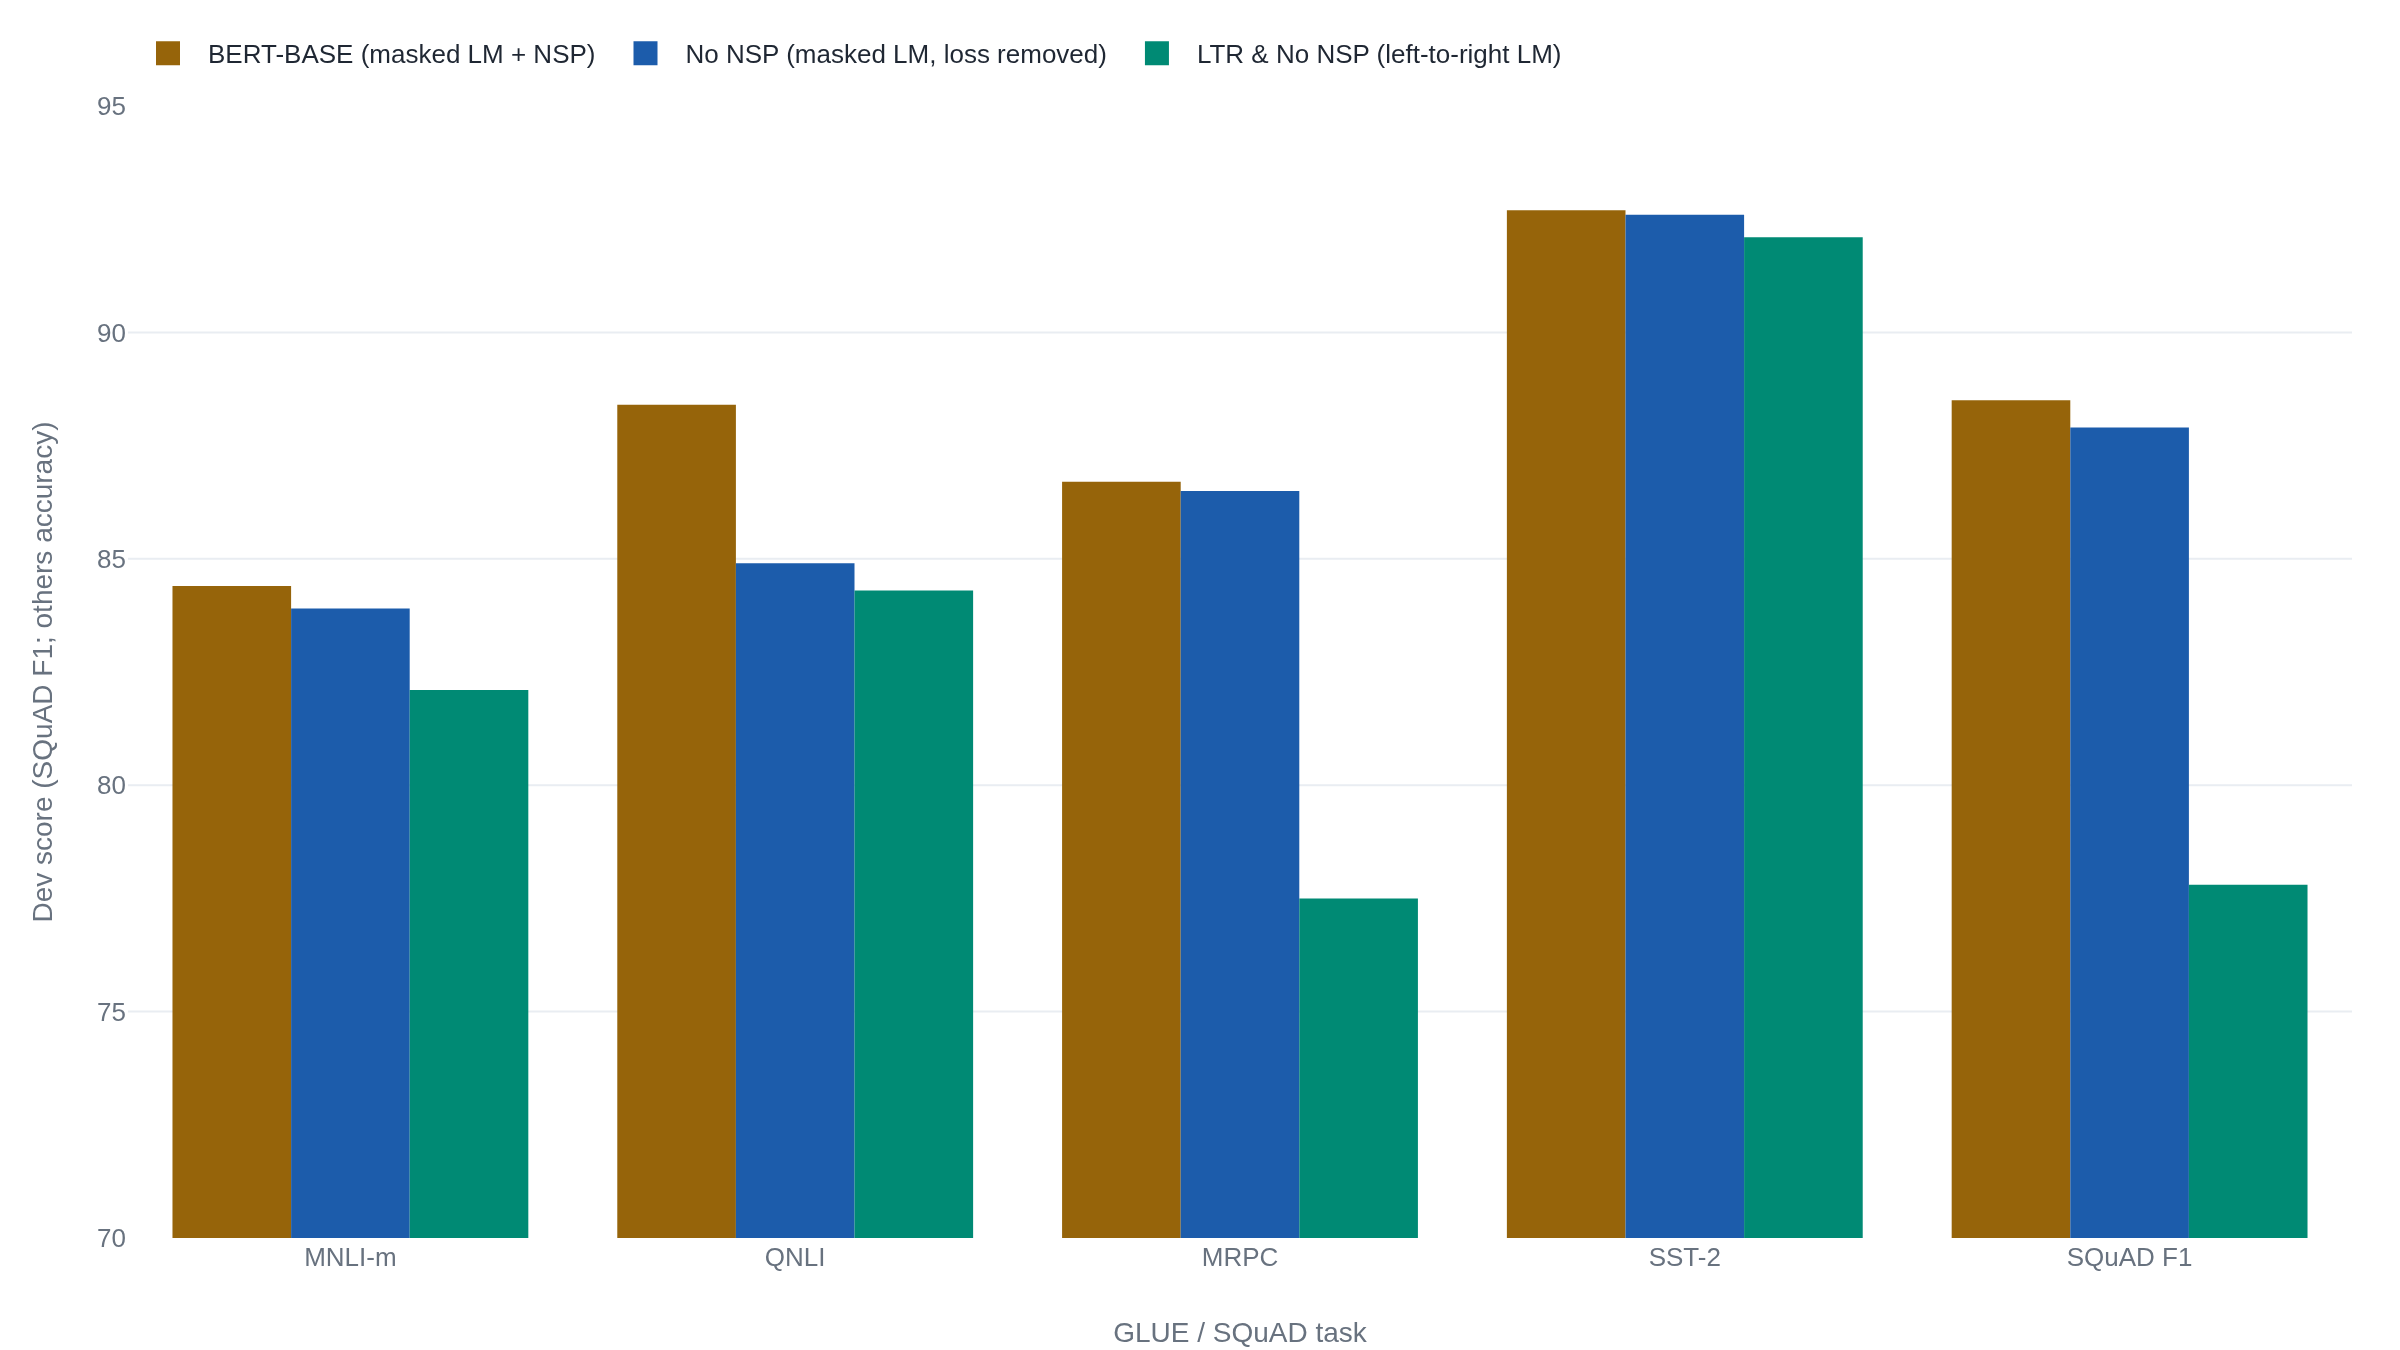

Source code (Python):
"""BERT's Section 5.1 pre-training-task ablation (Table 5).

Data read firsthand from Devlin, Chang, Lee & Toutanova, "BERT: Pre-training of
Deep Bidirectional Transformers for Language Understanding" (NAACL 2019,
aclanthology.org/N19-1423), Table 5, dev-set scores (SQuAD is F1, the rest are
accuracies):
  BERT-BASE      MNLI-m 84.4, QNLI 88.4, MRPC 86.7, SST-2 92.7, SQuAD 88.5
  No NSP         MNLI-m 83.9, QNLI 84.9, MRPC 86.5, SST-2 92.6, SQuAD 87.9
  LTR & No NSP   MNLI-m 82.1, QNLI 84.3, MRPC 77.5, SST-2 92.1, SQuAD 77.8
"No NSP" keeps the segment-pair input and only removes the next-sentence loss;
"LTR & No NSP" additionally replaces the masked LM with a left-to-right LM, so
each token conditions only on its left context. All dev numbers, one benchmark.
"""

import plotly.graph_objects as go

tasks = ["MNLI-m", "QNLI", "MRPC", "SST-2", "SQuAD F1"]
bert_base = [84.4, 88.4, 86.7, 92.7, 88.5]
no_nsp = [83.9, 84.9, 86.5, 92.6, 87.9]
ltr_no_nsp = [82.1, 84.3, 77.5, 92.1, 77.8]

fig = go.Figure()
fig.add_trace(go.Bar(name="BERT-BASE (masked LM + NSP)", x=tasks, y=bert_base))
fig.add_trace(go.Bar(name="No NSP (masked LM, loss removed)", x=tasks, y=no_nsp))
fig.add_trace(
    go.Bar(name="LTR & No NSP (left-to-right LM)", x=tasks, y=ltr_no_nsp)
)
fig.update_layout(
    barmode="group",
    yaxis_title="Dev score (SQuAD F1; others accuracy)",
    xaxis_title="GLUE / SQuAD task",
    legend=dict(orientation="h", yanchor="bottom", y=1.02, xanchor="left", x=0),
)
fig.update_yaxes(range=[70, 95])
